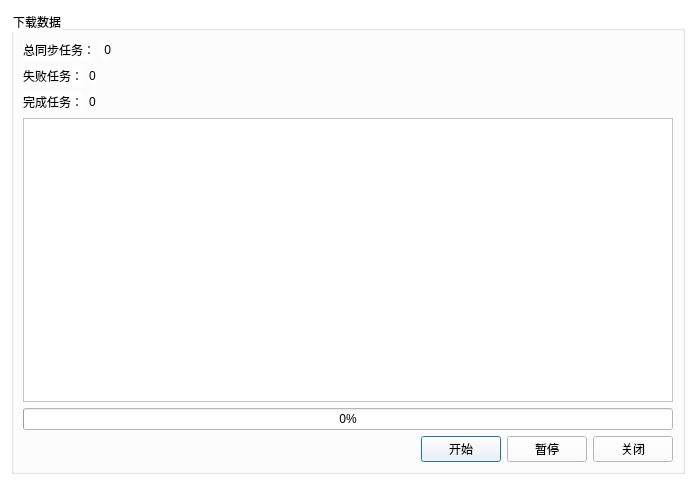
<?xml version="1.0" encoding="UTF-8"?>
<ui version="4.0">
 <class>SyncDialog</class>
 <widget class="QDialog" name="SyncDialog">
  <property name="geometry">
   <rect>
    <x>0</x>
    <y>0</y>
    <width>696</width>
    <height>485</height>
   </rect>
  </property>
  <property name="windowTitle">
   <string>Dialog</string>
  </property>
  <property name="styleSheet">
   <string notr="true">background-color:white;;
color:black;</string>
  </property>
  <layout class="QVBoxLayout" name="verticalLayout">
   <item>
    <widget class="QGroupBox" name="groupBox">
     <property name="styleSheet">
      <string notr="true">background-color:white;</string>
     </property>
     <property name="title">
      <string>下载数据</string>
     </property>
     <layout class="QVBoxLayout" name="verticalLayout_2">
      <item>
       <layout class="QHBoxLayout" name="horizontalLayout">
        <item>
         <widget class="QLabel" name="label">
          <property name="text">
           <string>总同步任务：</string>
          </property>
         </widget>
        </item>
        <item>
         <widget class="QLabel" name="lab_sum">
          <property name="text">
           <string> 0</string>
          </property>
         </widget>
        </item>
        <item>
         <spacer name="horizontalSpacer">
          <property name="orientation">
           <enum>Qt::Horizontal</enum>
          </property>
          <property name="sizeHint" stdset="0">
           <size>
            <width>40</width>
            <height>20</height>
           </size>
          </property>
         </spacer>
        </item>
       </layout>
      </item>
      <item>
       <layout class="QHBoxLayout" name="horizontalLayout_3">
        <item>
         <widget class="QLabel" name="label_6">
          <property name="text">
           <string>失败任务：</string>
          </property>
         </widget>
        </item>
        <item>
         <widget class="QLabel" name="lab_fail">
          <property name="text">
           <string>0</string>
          </property>
         </widget>
        </item>
        <item>
         <spacer name="horizontalSpacer_3">
          <property name="orientation">
           <enum>Qt::Horizontal</enum>
          </property>
          <property name="sizeHint" stdset="0">
           <size>
            <width>40</width>
            <height>20</height>
           </size>
          </property>
         </spacer>
        </item>
       </layout>
      </item>
      <item>
       <layout class="QHBoxLayout" name="horizontalLayout_2">
        <item>
         <widget class="QLabel" name="label_3">
          <property name="text">
           <string>完成任务：</string>
          </property>
         </widget>
        </item>
        <item>
         <widget class="QLabel" name="lab_succ">
          <property name="text">
           <string>0</string>
          </property>
         </widget>
        </item>
        <item>
         <spacer name="horizontalSpacer_2">
          <property name="orientation">
           <enum>Qt::Horizontal</enum>
          </property>
          <property name="sizeHint" stdset="0">
           <size>
            <width>40</width>
            <height>20</height>
           </size>
          </property>
         </spacer>
        </item>
       </layout>
      </item>
      <item>
       <widget class="QListWidget" name="listWidget"/>
      </item>
      <item>
       <widget class="QProgressBar" name="progressBar">
        <property name="value">
         <number>0</number>
        </property>
       </widget>
      </item>
      <item>
       <layout class="QHBoxLayout" name="horizontalLayout_4">
        <item>
         <spacer name="horizontalSpacer_4">
          <property name="orientation">
           <enum>Qt::Horizontal</enum>
          </property>
          <property name="sizeHint" stdset="0">
           <size>
            <width>40</width>
            <height>20</height>
           </size>
          </property>
         </spacer>
        </item>
        <item>
         <widget class="QPushButton" name="button_Start">
          <property name="text">
           <string>开始</string>
          </property>
         </widget>
        </item>
        <item>
         <widget class="QPushButton" name="button_step">
          <property name="text">
           <string>暂停</string>
          </property>
         </widget>
        </item>
        <item>
         <widget class="QPushButton" name="button_Close">
          <property name="text">
           <string>关闭</string>
          </property>
         </widget>
        </item>
       </layout>
      </item>
     </layout>
    </widget>
   </item>
  </layout>
 </widget>
 <resources/>
 <connections/>
</ui>
